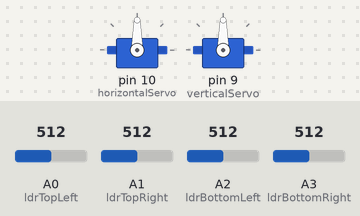
The sketch below on a simulated Arduino Uno, built with avr-gcc and run on an emulated ATmega328P. Parts: 2 × servo. Inputs (shaded band) come from the test bench; at power-on: A0 (ldrTopLeft) = 512, A1 (ldrTopRight) = 512, A2 (ldrBottomLeft) = 512, A3 (ldrBottomRight) = 512.

Above: at 1.2 s.
1.3 s: A0 (ldrTopLeft) set to 539
2.8 s: A0 (ldrTopLeft) set to 565
At 3.97 s:
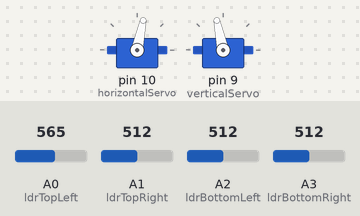
5.8 s: A1 (ldrTopRight) set to 537
At 5.98 s:
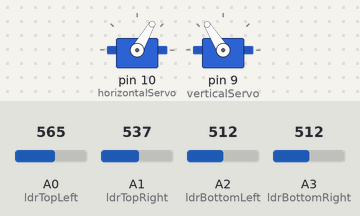
8.8 s: A2 (ldrBottomLeft) set to 534
At 8.99 s:
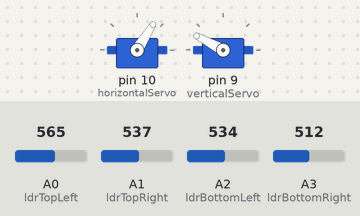
11.8 s: A1 (ldrTopRight) set to 716
14.8 s: A1 (ldrTopRight) set to 306
At 17.94 s:
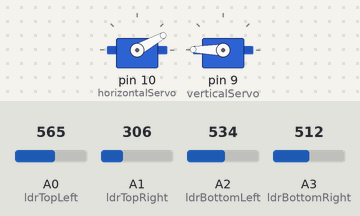
Timing chart, 0 to 20.5 s (numbered marks = the images above; inputs shaded):
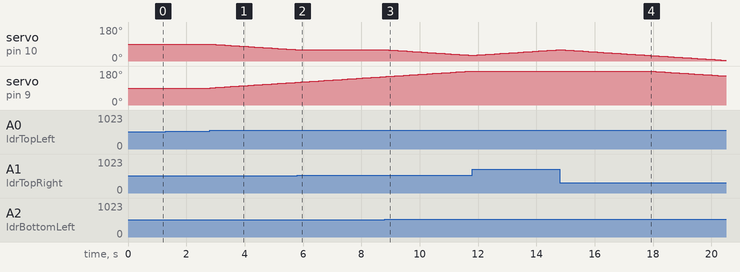

The sketch:

dual_axis_rotator_panel1__1_.ino
```cpp
#include <Servo.h>
Servo horizontalServo;
Servo verticalServo;

int ldrTopLeft = A0;
int ldrTopRight = A1;
int ldrBottomLeft = A2;
int ldrBottomRight = A3;

int horizontalAngle = 90;
int verticalAngle = 90;

int threshold = 20;

void setup() {
  Serial.begin(9600);


  horizontalServo.attach(10);
  verticalServo.attach(9);

  horizontalServo.write(horizontalAngle);
  verticalServo.write(verticalAngle);
}

void loop() {
  int tl = analogRead(ldrTopLeft);
  int tr = analogRead(ldrTopRight);
  int bl = analogRead(ldrBottomLeft);
  int br = analogRead(ldrBottomRight);


  int avgTop = (tl + tr) / 2;
  int avgBottom = (bl + br) / 2;
  int avgLeft = (tl + bl) / 2;
  int avgRight = (tr + br) / 2;


  int verticalDifference = avgTop - avgBottom;
  if (abs(verticalDifference) > threshold) {
    if (avgTop > avgBottom) {
      verticalAngle++;
    } else {
      verticalAngle--;
    }
    verticalServo.write(verticalAngle);
  }

  int horizontalDifference = avgLeft - avgRight;
  if (abs(horizontalDifference) > threshold) {
    if (avgLeft > avgRight) {
      horizontalAngle--;
    } else {
      horizontalAngle++;
    }
    horizontalServo.write(horizontalAngle);
  }

  delay(100);
}
```

Measured:
- the behaviour switches between 553 and 554 on A0 (ldrTopLeft) (found by bisection; images 0 and 1)
- the behaviour switches between 523 and 524 on A1 (ldrTopRight) (found by bisection; images 1 and 2)
- the behaviour switches between 524 and 525 on A2 (ldrBottomLeft) (found by bisection; images 2 and 3)
- after the input at 1.3 s, every drawn part: stays the same
- after the input at 2.8 s, servo on pin 10 (horizontalServo): moves from 90° to 60° over 2.9 s, starting at once; servo on pin 9 (verticalServo): moves from 90° to 120° over 2.9 s, starting at once
- after the input at 5.8 s, servo on pin 10 (horizontalServo): stays 60° (without the input it goes to 59° after 0.03 s)
- after the input at 8.8 s, servo on pin 10 (horizontalServo): moves from 60° to 30° over 2.9 s, starting after 0.05 s
- after the input at 14.8 s, servo on pin 9 (verticalServo): moves from 180° to 154° over 2.5 s, starting after 3.1 s
